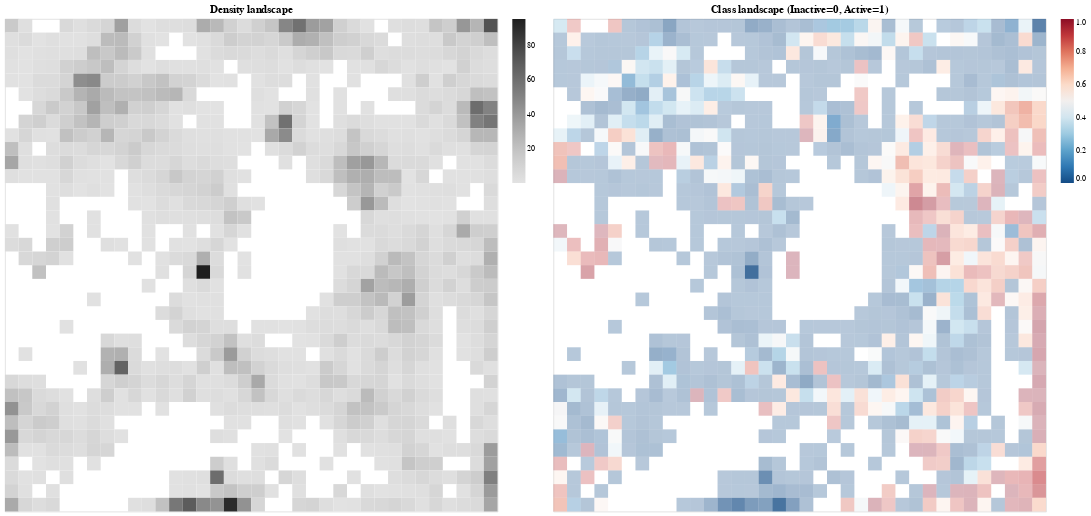

The notebook cell saved with this chart:
### Markdown cell above
### To get more details, we can plot the same densities, but using altair

### Code cell
from gtmkit.plots.altair_landscapes import altair_discrete_class_landscape

sourceAlt = density_to_table(
    density=density,
    node_threshold=0.1
)
sourceAlt_class = class_density_to_table(
    density=density,
    class_density=class_density,
    class_prob=class_prob,
    class_name=classes_str,
    normalized=True,
    node_threshold=0.1
    #output_csv_file="data/cdk4_gtm_class.csv"
)

chart_density = altair_discrete_density_landscape(sourceAlt, title='Density landscape')
chart_density.properties(
    width=400, 
    height=400,
).configure_legend(
    labelFontSize=20,
    gradientVerticalMaxLength=600,
    gradientThickness=30,
    tickCount=6
)

chart_class = altair_discrete_class_landscape(sourceAlt_class, title=f'Class landscape (Inactive=0, Active=1)',
    first_class_density_column_name=classes_str[0]+"_norm_density",
    first_class_prob_column_name=classes_str[0]+"_norm_prob",
    second_class_density_column_name=classes_str[1]+"_norm_density",
    second_class_prob_column_name=classes_str[1]+"_norm_prob",
    use_density=True, 
    colorset='redblue',
    reverse=True
).properties(
    width=600, 
    height=600,
)

combined_chart = (
    chart_density.properties(width=600, height=600) | chart_class.properties(width=600, height=600)
).resolve_scale(
    x='independent',
    y='independent',
    color='independent'
)

combined_chart

### Figure 1 — Vega-Lite specification as saved in the notebook (floating-point values rounded to 4 significant figures; data arrays with more than 128 entries replaced by an {"elided": "..."} marker saying what was removed)
{"config": {"view": {"continuousWidth": 300, "continuousHeight": 300}}, "hconcat": [{"data": {"name": "data-d731bb6275bc8ac0a45bfadcfd0791fa"}, "mark": {"type": "rect"}, "encoding": {"color": {"field": "filtered_density", "scale": {"scheme": {"name": "greys"}}, "title": null, "type": "quantitative"}, "tooltip": [{"field": "nodes", "title": "Node", "type": "quantitative"}, {"field": "density", "title": "Density", "type": "quantitative"}], "x": {"axis": null, "field": "x", "scale": {"domain": [1, 2, 3, 4, 5, 6, 7, 8, 9, 10, 11, 12, 13, 14, 15, 16, 17, 18, 19, 20, 21, 22, 23, 24, 25, 26, 27, 28, 29, 30, 31, 32, 33, 34, 35, 36]}, "title": null, "type": "ordinal"}, "y": {"axis": null, "field": "y", "scale": {"domain": [1, 2, 3, 4, 5, 6, 7, 8, 9, 10, 11, 12, 13, 14, 15, 16, 17, 18, 19, 20, 21, 22, 23, 24, 25, 26, 27, 28, 29, 30, 31, 32, 33, 34, 35, 36]}, "title": null, "type": "ordinal"}}, "height": 600, "title": "Density landscape", "width": 600}, {"data": {"name": "data-144c11c0e4b726039e3f65370ecdaab4"}, "mark": {"type": "rect"}, "encoding": {"color": {"field": "2_norm_prob", "legend": {}, "scale": {"domain": [0, 1], "reverse": true, "scheme": {"name": "redblue"}}, "title": null, "type": "quantitative"}, "opacity": {"field": "density", "legend": null, "title": null, "type": "quantitative"}, "tooltip": [{"field": "nodes", "title": "Node", "type": "quantitative"}, {"field": "density", "title": "Density", "type": "quantitative"}, {"field": "1_norm_prob", "title": "Inactive prob", "type": "quantitative"}, {"field": "2_norm_prob", "title": "Active prob", "type": "quantitative"}, {"field": "1_norm_density", "title": "Inactive density", "type": "quantitative"}, {"field": "2_norm_density", "title": "Active density", "type": "quantitative"}], "x": {"axis": null, "field": "x", "scale": {"domain": [1, 2, 3, 4, 5, 6, 7, 8, 9, 10, 11, 12, 13, 14, 15, 16, 17, 18, 19, 20, 21, 22, 23, 24, 25, 26, 27, 28, 29, 30, 31, 32, 33, 34, 35, 36]}, "title": null, "type": "ordinal"}, "y": {"axis": null, "field": "y", "scale": {"domain": [1, 2, 3, 4, 5, 6, 7, 8, 9, 10, 11, 12, 13, 14, 15, 16, 17, 18, 19, 20, 21, 22, 23, 24, 25, 26, 27, 28, 29, 30, 31, 32, 33, 34, 35, 36]}, "title": null, "type": "ordinal"}}, "height": 600, "title": "Class landscape (Inactive=0, Active=1)", "width": 600}], "resolve": {"scale": {"color": "independent", "x": "independent", "y": "independent"}}, "$schema": "https://vega.github.io/schema/vega-lite/v5.20.1.json", "datasets": {"data-d731bb6275bc8ac0a45bfadcfd0791fa": {"elided": "1296 records"}, "data-144c11c0e4b726039e3f65370ecdaab4": {"elided": "1296 records"}}}
